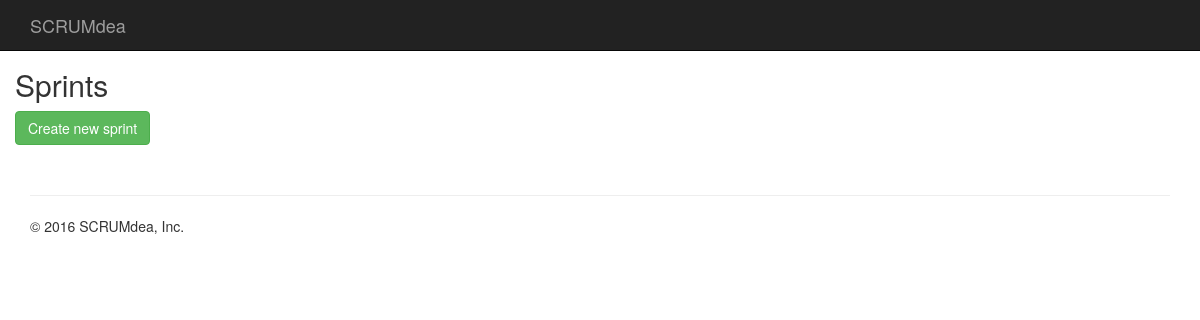
/projects/4/sprints/, run on an earlier commit of the app's database.
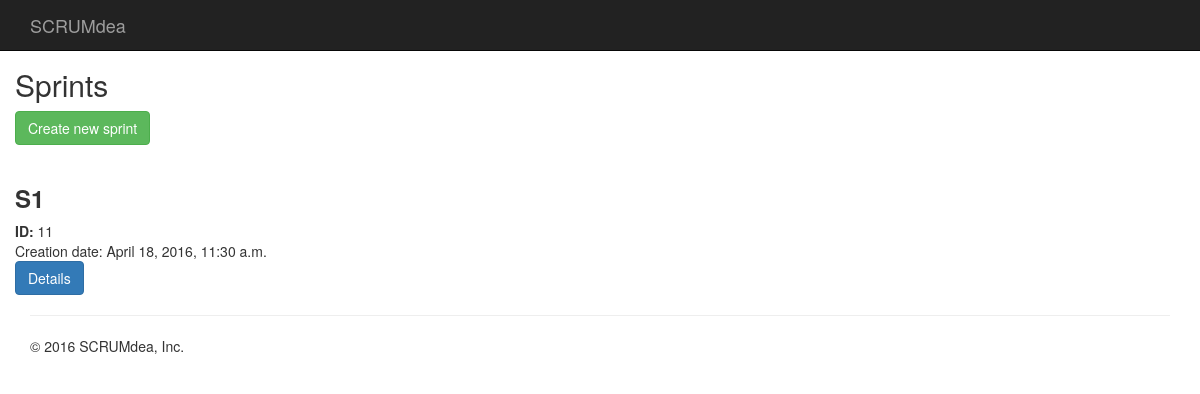
And on a later commit of the database.
### scrumdea/models.py (models this page shows)
class Sprint(models.Model):
    name = models.CharField(max_length=100)
    project = models.ForeignKey(Project, on_delete=models.CASCADE)
    creation_date = timezone.now()
    finishing_date = models.DateTimeField(null=True)

### scrumdea/views.py (the view)
# urls.py: url(r'^projects/(?P<pk>\d+)/sprints/$', views.SprintListView.as_view(), name='sprint_list_view'),
class SprintListView(ListView):
    model = src_models.Sprint
    template_name = "scrumdea/sprint/sprint-list.html"
    def get_queryset(self):
        return src_models.Sprint.objects.filter(project=self.kwargs['pk'])
    def get_context_data(self, **kwargs):
        context = super(SprintListView, self).get_context_data(**kwargs)
        context['project'] = src_models.Project.objects.get(id=self.kwargs['pk'])
        return context

### scrumdea/templates/scrumdea/sprint/sprint-list.html (shortened to what this page needs)
{% extends "scrumdea/base.html" %}
{% block content %}
    <h2>Sprints</h2>
    <a href="{% url 'sprint_create_view' pk=project.id %}"> <button type="button" class="btn btn-success">Create new sprint</button></a>
    <p> <br></p>
    {% for sprint in object_list %}
        <h3><strong>{{ sprint.name }} </strong></h3>
        <strong>ID:</strong> {{ sprint.id }}<br/>
        <stron>Creation date:</stron> {{ sprint.creation_date }}<br/>
        <a href=" "> <button type="button" class="btn btn-primary">Details</button></a>
    {% endfor %}
{% endblock %}

What changed in the data, as far as the page shows it:
added Sprint: name "S1", id "11", creation_date "April 18, 2016, 11:30 a.m."
